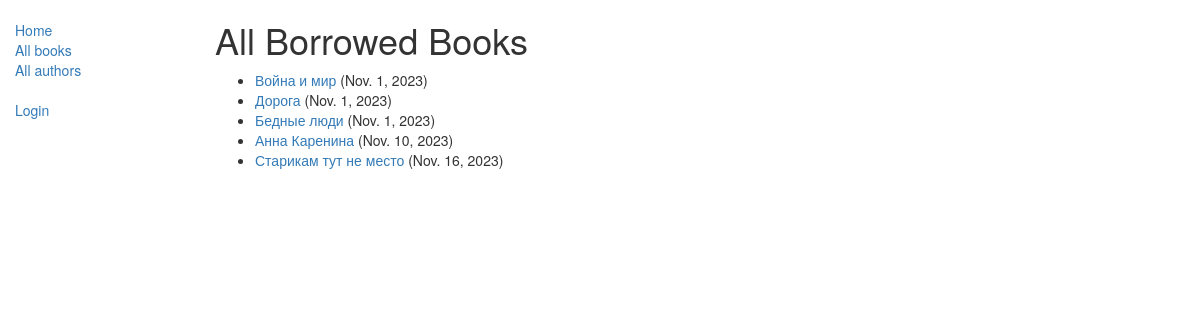
/catalog/borrowed/, run on the app's committed database.
### catalog/models.py (models this page shows, shortened)
class BookInstance(models.Model):
    id = models.UUIDField(primary_key=True, default=uuid.uuid4,
                          help_text="Unique ID for this particular book across whole library")
    book = models.ForeignKey('Book', on_delete=models.RESTRICT, null=True)
    imprint = models.CharField(max_length=200)
    due_back = models.DateField(null=True, blank=True)
    borrower = models.ForeignKey(User, on_delete=models.SET_NULL, null=True, blank=True)
    @property
    def is_overdue(self):
        if self.due_back and date.today() > self.due_back:
            return True
        return False
    LOAN_STATUS = (
        ('d', 'Maintenance'),
        ('o', 'On loan'),
        ('a', 'Available'),
        ('r', 'Reserved'),
    )
    status = models.CharField(
        max_length=1,
        choices=LOAN_STATUS,
        blank=True,
        default='d',
        help_text='Book availability')
    class Meta:
        ordering = ['due_back']
        permissions = (("can_mark_returned", "Set book as returned"),)

class Book(models.Model):
    title = models.CharField(max_length=200)
    author = models.ForeignKey('Author', on_delete=models.SET_NULL, null=True)
    summary = models.TextField(max_length=1000, help_text="Enter a brief description of the book")
    isbn = models.CharField('ISBN', max_length=13,
                            unique=True,
                            help_text='13 Character <a href="https://www.isbn-international.org/content/what-isbn'
                                      '">ISBN number</a>')
    genre = models.ManyToManyField(Genre, help_text="Select a genre for this book")
    language = models.ForeignKey('Language', on_delete=models.SET_NULL, null=True)
    class Meta:
        ordering = ['title', 'author']
    def display_genre(self):
        return ', '.join([genre.name for genre in self.genre.all()[:3]])
    display_genre.short_description = 'Genre'

### catalog/views.py (the view)
class AllBorrowed(generic.ListView):
    model = BookInstance
    template_name = 'catalog/all_borrowed.html'
    paginated_by = 10

### catalog/templates/catalog/all_borrowed.html (shortened to what this page needs)
{% extends "base_generic.html" %}
{% block content %}
    <h1>All Borrowed Books</h1>
    {% if bookinstance_list %}
    <ul>
      {% for bookinst in bookinstance_list %}
        {% if bookinst.borrower != none %}
      <li class="{% if bookinst.is_overdue %}text-danger{% endif %}">
        <a href="{% url 'book-detail' bookinst.book.pk %}">{{bookinst.book.title}}</a> ({{ bookinst.due_back }})
      </li>
        {% endif %}
      {% endfor %}
    </ul>
    {% else %}
      <p>There are no books borrowed.</p>
    {% endif %}
{% endblock %}

### data on the page
BookInstance: book "Война и мир", due_back "Nov. 1, 2023"
BookInstance: book "Дорога", due_back "Nov. 1, 2023"
BookInstance: book "Бедные люди", due_back "Nov. 1, 2023"
BookInstance: book "Анна Каренина", due_back "Nov. 10, 2023"
BookInstance: book "Старикам тут не место", due_back "Nov. 16, 2023"
